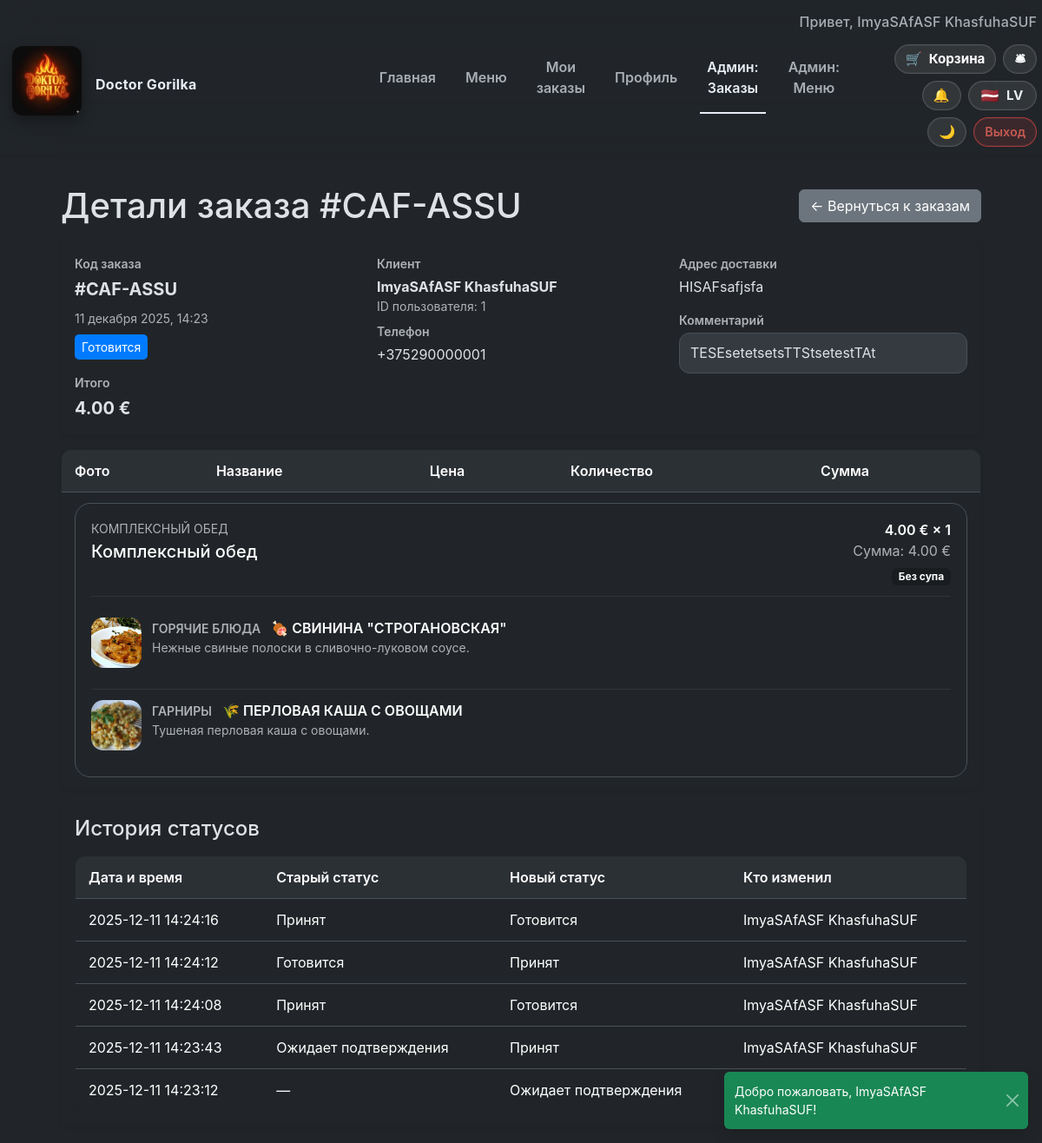
Screenshot of /admin/orders/show?id=114 (signed in) with the database file from the repository.
### tables this page shows
CREATE TABLE orders (
        id INTEGER PRIMARY KEY AUTOINCREMENT,
        user_id INTEGER NOT NULL,
        created_at TEXT DEFAULT CURRENT_TIMESTAMP,
        status TEXT CHECK(status IN ('pending','new','cooking','ready','delivered','cancelled')) DEFAULT 'pending',
        total_price REAL,
        delivery_address TEXT, order_code TEXT, comment TEXT,
        FOREIGN KEY (user_id) REFERENCES users(id)
    );

CREATE TABLE order_items (
    id INTEGER PRIMARY KEY AUTOINCREMENT,
    order_id INTEGER NOT NULL,
    menu_id INTEGER NOT NULL,
    quantity INTEGER NOT NULL, combo_details TEXT,
    FOREIGN KEY (order_id) REFERENCES "orders_old"(id),
    FOREIGN KEY (menu_id) REFERENCES menu(id)
);

CREATE TABLE order_status_history (
            id INTEGER PRIMARY KEY AUTOINCREMENT,
            order_id INTEGER NOT NULL,
            old_status TEXT,
            new_status TEXT NOT NULL,
            changed_by INTEGER,
            changed_at TEXT DEFAULT CURRENT_TIMESTAMP,
            FOREIGN KEY (order_id) REFERENCES orders(id) ON DELETE CASCADE,
            FOREIGN KEY (changed_by) REFERENCES users(id) ON DELETE SET NULL
        );

### resources/views/admin/order_show.php (the view, shortened to what the rows shown need)
<?php
$timezone = appTimezone();
$locale = currentLocale() === 'lv' ? 'lv' : 'ru';
$createdAt = Carbon::parse($order->createdAt, 'UTC')->setTimezone($timezone)->locale($locale)->isoFormat('D MMMM YYYY, HH:mm');
?>
<div class="page-container">
    <div class="d-flex align-items-center justify-content-between mb-3">
        <h1 class="mb-0"><?= htmlspecialchars(translate('admin.orders.details.heading', ['id' => $order->orderCode ?? $order->id])) ?></h1>
        <a class="btn btn-secondary" href="/admin/orders"><?= htmlspecialchars(translate('common.back_to_orders')) ?></a>
    </div>
    <div class="card border-0 shadow-sm mb-3">
        <div class="card-body">
            <div class="row g-3">
                <div class="col-md-4">
                    <div class="fw-semibold text-muted small mb-1"><?= htmlspecialchars(translate('admin.orders.details.code')) ?></div>
                    <div class="fs-5 fw-bold">#<?= htmlspecialchars($order->orderCode ?? $order->id) ?></div>
                    <div class="text-muted small mt-2"><?= htmlspecialchars($createdAt) ?></div>
                    <div class="mt-2">
                        <span class="status status-<?= htmlspecialchars($order->status) ?>">
                            <?= htmlspecialchars(translateStatus($order->status)) ?>
                        </span>
                    </div>
                    <div class="mt-3">
                        <div class="fw-semibold text-muted small mb-1"><?= htmlspecialchars(translate('admin.orders.details.total')) ?></div>
                        <div class="fs-5 fw-bold"><?= number_format($order->totalPrice, 2, '.', ' ') ?> €</div>
                    </div>
                </div>
                <div class="col-md-4">
                    <div class="fw-semibold text-muted small mb-1"><?= htmlspecialchars(translate('admin.orders.details.customer')) ?></div>
                    <div class="fw-bold"><?= htmlspecialchars($order->customerName ?? translate('orders.view.user_placeholder', ['id' => $order->userId])) ?></div>
                    <div class="text-muted small"><?= htmlspecialchars(translate('admin.orders.details.user_id')) ?>: <?= $order->userId ?></div>
                    <div class="mt-2">
                        <div class="fw-semibold text-muted small mb-1"><?= htmlspecialchars(translate('admin.orders.details.phone')) ?></div>
                        <div><?= htmlspecialchars($order->customerPhone ?? translate('orders.view.phone_unknown')) ?></div>
                    </div>
                </div>
                <div class="col-md-4">
                    <div class="fw-semibold text-muted small mb-1"><?= htmlspecialchars(translate('admin.orders.details.address')) ?></div>
                    <div><?= nl2br(htmlspecialchars($order->deliveryAddress ?? '—')) ?></div>
                    <?php if (!empty($order->comment)): ?>
                        <div class="mt-3">
                            <div class="fw-semibold text-muted small mb-1"><?= htmlspecialchars(translate('admin.orders.details.comment')) ?></div>
                            <div class="comment-box"><?= nl2br(htmlspecialchars($order->comment)) ?></div>
                        </div>
                    <?php endif; ?>
                </div>
            </div>
        </div>
    </div>
    <div class="card border-0 shadow-sm mb-3">
        <div class="card-body p-0">
            <div class="table-responsive">
                <table class="table mb-0">
                    <thead>
                        <tr>
                            <th><?= htmlspecialchars(translate('cart.table.photo')) ?></th>
                            <th><?= htmlspecialchars(translate('cart.table.name')) ?></th>
                            <th><?= htmlspecialchars(translate('cart.table.price')) ?></th>
                            <th><?= htmlspecialchars(translate('cart.table.quantity')) ?></th>
                            <th><?= htmlspecialchars(translate('cart.table.sum')) ?></th>
                        </tr>
                    </thead>
                    <tbody>
                        <?php foreach ($order->items as $item): ?>
                            <?php if ($item->isCombo()): ?>
                                <?php $combo = $item->comboDetails; $comboItems = $combo['items'] ?? []; $selection = $combo['selection'] ?? []; ?>
                                <tr class="combo-order-row">
                                    <td colspan="5">
                                        <div class="combo-order-card">
                                            <div class="combo-order-header">
                                                <div>
                                                    <p class="text-uppercase text-muted small mb-1"><?= htmlspecialchars(translate('orders.view.combo_title')) ?></p>
                                                    <h5 class="mb-0"><?= htmlspecialchars($combo['title'] ?? $item->title) ?></h5>
                                                </div>
                                                <div class="text-end">
                                                    <div class="fw-semibold">
                                                        <?= number_format($item->price, 2, '.', ' ') ?> € × <?= $item->quantity ?>
                                                    </div>
                                                    <div class="text-muted"><?= htmlspecialchars(translate('orders.view.combo_sum', ['sum' => number_format($item->sum(), 2, '.', ' ')])) ?></div>
                                                    <div class="badge bg-dark-subtle mt-2">
                                                        <?= !empty($selection['soup']) ? htmlspecialchars(translate('orders.view.badge_with_soup')) : htmlspecialchars(translate('orders.view.badge_without_soup')) ?>
                                                    </div>
                                                </div>
                                            </div>
                                            <div class="combo-breakdown">
                                                <?php foreach ($comboItems as $comboItem): ?>
                                                    <?php
                                                    $itemLabel = $comboItem['category'] ?? translate('combo.category.extra');
                                                    ?>
                                                    <div class="combo-breakdown-item">
                                                        <div class="combo-breakdown-thumb">
                                                            <?php if (!empty($comboItem['image'])): ?>
                                                                <img src="/assets/images/<?= htmlspecialchars($comboItem['image']) ?>" alt="<?= htmlspecialchars($comboItem['title']) ?>">
                                                            <?php else: ?>
                                                                <span><?= htmlspecialchars(translate('common.no_photo')) ?></span>
                                                            <?php endif; ?>
                                                        </div>
                                                        <div>
                                                            <div class="combo-breakdown-title">
                                                                <div>
                                                                    <span class="text-muted text-uppercase small me-2"><?= htmlspecialchars($itemLabel) ?></span>
                                                                    <?= htmlspecialchars($comboItem['title']) ?>
                                                                </div>
                                                            </div>
                                                            <?php if (!empty($comboItem['description'])): ?>
                                                                <div class="text-muted small text-truncate-2"><?= htmlspecialchars($comboItem['description']) ?></div>
                                                            <?php else: ?>
                                                                <div class="text-muted small fst-italic"><?= htmlspecialchars(translate('combo.placeholder_desc')) ?></div>
                                                            <?php endif; ?>
                                                        </div>
                                                    </div>
                                                <?php endforeach; ?>
                                            </div>
                                        </div>
                                    </td>
                                </tr>
                                <?php continue; ?>
                            <?php endif; ?>
                        <?php endforeach; ?>
                    </tbody>
                </table>
            </div>
        </div>
    </div>
    <div class="card border-0 shadow-sm">
        <div class="card-body">
            <?php if (empty($order->statusHistory)): ?>
                <div class="text-muted small"><?= htmlspecialchars(translate('admin.orders.details.history_empty')) ?></div>
            <?php else: ?>
                <div class="table-responsive">
                    <table class="table table-sm mb-0">
                        <thead>
                        <tr>
                            <th><?= htmlspecialchars(translate('admin.orders.details.history_date')) ?></th>
                            <th><?= htmlspecialchars(translate('admin.orders.details.history_old')) ?></th>
                            <th><?= htmlspecialchars(translate('admin.orders.details.history_new')) ?></th>
                            <th><?= htmlspecialchars(translate('admin.orders.details.history_user')) ?></th>
                        </tr>
                        </thead>
                        <tbody>
                        <?php foreach ($order->statusHistory as $history): ?>
                            <tr>
                                <td><?= htmlspecialchars(Carbon::parse($history->changedAt, 'UTC')->setTimezone($timezone)->locale($locale)->isoFormat('YYYY-MM-DD HH:mm:ss')) ?></td>
                                <td><?= htmlspecialchars($history->oldStatus ? translateStatus($history->oldStatus) : '—') ?></td>
                                <td><?= htmlspecialchars(translateStatus($history->newStatus)) ?></td>
                                <td><?= htmlspecialchars($history->changedByName ?? translate('admin.orders.details.history_system')) ?></td>
                            </tr>
                        <?php endforeach; ?>
                        </tbody>
                    </table>
                </div>
            <?php endif; ?>
        </div>
    </div>
</div>

### rows the page displays
orders: order_code "CAF-ASSU", created_at "11 декабря 2025, 14:23", total_price "4.00", user "1", delivery_address "HISAFsafjsfa", comment "TESEsetetsetsTTStsetestTAt"
order_items: title "Комплексный обед", price "4.00", quantity "1", itemLabel "ГОРЯЧИЕ БЛЮДА", title "🍖 СВИНИНА \"СТРОГАНОВСКАЯ\"", description "Нежные свиные полоски в сливочно-луковом соусе.", itemLabel "ГАРНИРЫ", title "🌾 ПЕРЛОВАЯ КАША С ОВОЩАМИ", description "Тушеная перловая каша с овощами."
order_status_history: changed_at "2025-12-11 14:24:16", old_status "Принят", changedByName "ImyaSAfASF KhasfuhaSUF"
order_status_history: changed_at "2025-12-11 14:24:12", old_status "Готовится", changedByName "ImyaSAfASF KhasfuhaSUF"
order_status_history: changed_at "2025-12-11 14:24:08", old_status "Принят", changedByName "ImyaSAfASF KhasfuhaSUF"
order_status_history: changed_at "2025-12-11 14:23:43", old_status "Ожидает подтверждения", changedByName "ImyaSAfASF KhasfuhaSUF"
order_status_history: changed_at "2025-12-11 14:23:12", old_status "—"

### other values shown
translate('nav.home') "Главная"
translate('nav.menu') "Меню"
translate('nav.orders') "Мои заказы"
translate('nav.profile') "Профиль"
translate('nav.admin_orders') "Админ: Заказы"
translate('nav.admin_menu') "Админ: Меню"
translate('nav.cart') "Корзина"
$nextLocaleFlag "🇱🇻"
$nextLocaleShort "LV"
translate('nav.logout') "Выход"
translate('common.back_to_orders') "← Вернуться к заказам"
translate('admin.orders.details.code') "Код заказа"
translate('admin.orders.details.total') "Итого"
translate('admin.orders.details.customer') "Клиент"
$order->customerName "ImyaSAfASF KhasfuhaSUF"
